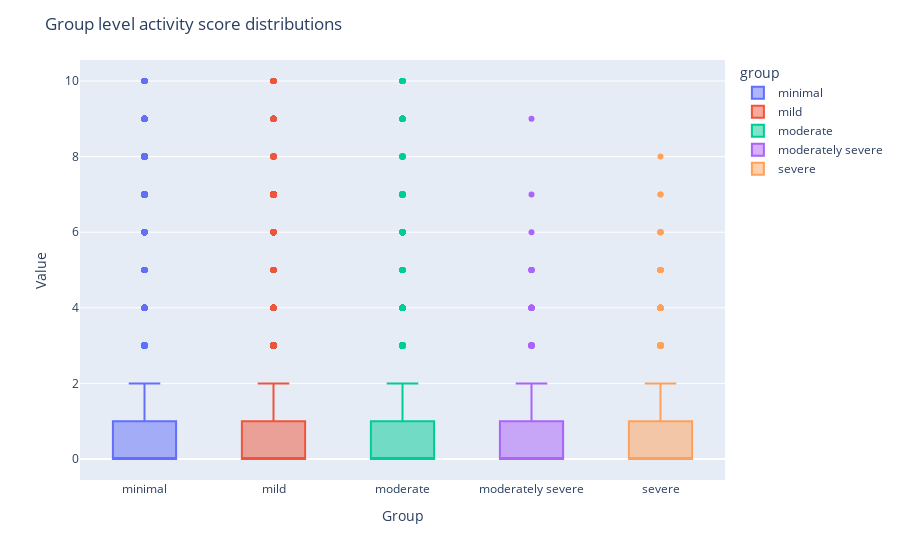

Notebook source saved alongside this figure:
### Code cell
fig = countplot.countplot(activity_data, 
                          fig_title='Group level activity score distributions', 
                          plot_type='value', 
                          points='outliers',
                          aggregation='group', 
                          user=None,
                          column='activity',
                          binning=False)

fig.show()

### Figure 1 — Plotly figure (JSON) as saved in the notebook; plotly's stock layout.template omitted (floating-point values rounded to 4 significant figures; data arrays with more than 128 entries replaced by an {"elided": "..."} marker saying what was removed)
{"data": [{"alignmentgroup": "True", "boxpoints": "outliers", "hovertemplate": "group=%{x}<br>activity=%{y}<extra></extra>", "legendgroup": "minimal", "marker": {"color": "#636efa"}, "name": "minimal", "notched": false, "offsetgroup": "minimal", "orientation": "v", "quartilemethod": "inclusive", "showlegend": true, "type": "box", "x": {"elided": "27371 str values"}, "x0": " ", "xaxis": "x", "y": {"elided": "27371 int values"}, "y0": " ", "yaxis": "y"}, {"alignmentgroup": "True", "boxpoints": "outliers", "hovertemplate": "group=%{x}<br>activity=%{y}<extra></extra>", "legendgroup": "mild", "marker": {"color": "#EF553B"}, "name": "mild", "notched": false, "offsetgroup": "mild", "orientation": "v", "quartilemethod": "inclusive", "showlegend": true, "type": "box", "x": {"elided": "21454 str values"}, "x0": " ", "xaxis": "x", "y": {"elided": "21454 int values"}, "y0": " ", "yaxis": "y"}, {"alignmentgroup": "True", "boxpoints": "outliers", "hovertemplate": "group=%{x}<br>activity=%{y}<extra></extra>", "legendgroup": "moderate", "marker": {"color": "#00cc96"}, "name": "moderate", "notched": false, "offsetgroup": "moderate", "orientation": "v", "quartilemethod": "inclusive", "showlegend": true, "type": "box", "x": {"elided": "8608 str values"}, "x0": " ", "xaxis": "x", "y": {"elided": "8608 int values"}, "y0": " ", "yaxis": "y"}, {"alignmentgroup": "True", "boxpoints": "outliers", "hovertemplate": "group=%{x}<br>activity=%{y}<extra></extra>", "legendgroup": "moderately severe", "marker": {"color": "#ab63fa"}, "name": "moderately severe", "notched": false, "offsetgroup": "moderately severe", "orientation": "v", "quartilemethod": "inclusive", "showlegend": true, "type": "box", "x": {"elided": "1302 str values"}, "x0": " ", "xaxis": "x", "y": {"elided": "1302 int values"}, "y0": " ", "yaxis": "y"}, {"alignmentgroup": "True", "boxpoints": "outliers", "hovertemplate": "group=%{x}<br>activity=%{y}<extra></extra>", "legendgroup": "severe", "marker": {"color": "#FFA15A"}, "name": "severe", "notched": false, "offsetgroup": "severe", "orientation": "v", "quartilemethod": "inclusive", "showlegend": true, "type": "box", "x": {"elided": "1252 str values"}, "x0": " ", "xaxis": "x", "y": {"elided": "1252 int values"}, "y0": " ", "yaxis": "y"}], "layout": {"autotypenumbers": "convert types", "boxmode": "overlay", "legend": {"title": {"text": "group"}, "tracegroupgap": 0}, "margin": {"t": 60}, "title": {"text": "Group level activity score distributions"}, "xaxis": {"anchor": "y", "categoryarray": ["minimal", "mild", "moderate", "moderately severe", "severe"], "categoryorder": "array", "domain": [0, 1], "title": {"text": "Group"}}, "yaxis": {"anchor": "x", "domain": [0, 1], "title": {"text": "Value"}}}}
